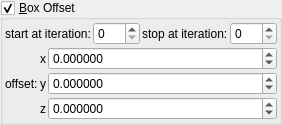
    <widget class="MyGroupBox" name="groupCheck_transf_function_enabledx_false">
     <property name="title">
      <string>&amp;Box Offset</string>
     </property>
     <property name="checkable">
      <bool>true</bool>
     </property>
     <layout class="QVBoxLayout" name="verticalLayout_21" stretch="0,0">
      <property name="spacing">
       <number>2</number>
      </property>
      <property name="leftMargin">
       <number>2</number>
      </property>
      <property name="topMargin">
       <number>2</number>
      </property>
      <property name="rightMargin">
       <number>2</number>
      </property>
      <property name="bottomMargin">
       <number>2</number>
      </property>
      <item>
       <layout class="QHBoxLayout" name="horizontalLayout_15" stretch="0,1,0,1">
        <item>
         <widget class="QLabel" name="label_100">
          <property name="text">
           <string>start at iteration:</string>
          </property>
         </widget>
        </item>
        <item>
         <widget class="MySpinBox" name="spinboxInt_transf_start_iterations_A">
          <property name="sizePolicy">
           <sizepolicy hsizetype="Minimum" vsizetype="Maximum">
            <horstretch>0</horstretch>
            <verstretch>0</verstretch>
           </sizepolicy>
          </property>
          <property name="minimum">
           <number>0</number>
          </property>
          <property name="maximum">
           <number>999</number>
          </property>
          <property name="value">
           <number>0</number>
          </property>
         </widget>
        </item>
        <item>
         <widget class="QLabel" name="label_72">
          <property name="text">
           <string>stop at iteration:</string>
          </property>
         </widget>
        </item>
        <item>
         <widget class="MySpinBox" name="spinboxInt_transf_stop_iterations_A">
          <property name="sizePolicy">
           <sizepolicy hsizetype="Preferred" vsizetype="Maximum">
            <horstretch>0</horstretch>
            <verstretch>0</verstretch>
           </sizepolicy>
          </property>
          <property name="maximum">
           <number>999</number>
          </property>
         </widget>
        </item>
       </layout>
      </item>
      <item>
       <layout class="QGridLayout" name="gridLayout_17" columnstretch="0,0,1">
        <property name="spacing">
         <number>2</number>
        </property>
        <item row="0" column="2">
         <widget class="MyDoubleSpinBox" name="spinbox3_transf_addition_constantA_000_x">
          <property name="sizePolicy">
           <sizepolicy hsizetype="Minimum" vsizetype="Maximum">
            <horstretch>0</horstretch>
            <verstretch>0</verstretch>
           </sizepolicy>
          </property>
          <property name="prefix">
           <string/>
          </property>
          <property name="suffix">
           <string/>
          </property>
          <property name="decimals">
           <number>6</number>
          </property>
          <property name="minimum">
           <double>-99.989999999999995</double>
          </property>
          <property name="maximum">
           <double>99.989999999999995</double>
          </property>
          <property name="singleStep">
           <double>0.100000000000000</double>
          </property>
         </widget>
        </item>
        <item row="1" column="2">
         <widget class="MyDoubleSpinBox" name="spinbox3_transf_addition_constantA_000_y">
          <property name="sizePolicy">
           <sizepolicy hsizetype="Minimum" vsizetype="Maximum">
            <horstretch>0</horstretch>
            <verstretch>0</verstretch>
           </sizepolicy>
          </property>
          <property name="prefix">
           <string/>
          </property>
          <property name="suffix">
           <string/>
          </property>
          <property name="decimals">
           <number>6</number>
          </property>
          <property name="minimum">
           <double>-99.989999999999995</double>
          </property>
          <property name="maximum">
           <double>99.989999999999995</double>
          </property>
          <property name="singleStep">
           <double>0.100000000000000</double>
          </property>
         </widget>
        </item>
        <item row="2" column="2">
         <widget class="MyDoubleSpinBox" name="spinbox3_transf_addition_constantA_000_z">
          <property name="sizePolicy">
           <sizepolicy hsizetype="Minimum" vsizetype="Maximum">
            <horstretch>0</horstretch>
            <verstretch>0</verstretch>
           </sizepolicy>
          </property>
          <property name="prefix">
           <string/>
          </property>
          <property name="suffix">
           <string/>
          </property>
          <property name="decimals">
           <number>6</number>
          </property>
          <property name="minimum">
           <double>-99.989999999999995</double>
          </property>
          <property name="maximum">
           <double>99.989999999999995</double>
          </property>
          <property name="singleStep">
           <double>0.100000000000000</double>
          </property>
         </widget>
        </item>
        <item row="1" column="0">
         <widget class="QLabel" name="label_2">
          <property name="text">
           <string>offset:</string>
          </property>
         </widget>
        </item>
        <item row="1" column="1">
         <widget class="QLabel" name="label_110">
          <property name="text">
           <string notr="true">y</string>
          </property>
         </widget>
        </item>
        <item row="0" column="1">
         <widget class="QLabel" name="label_109">
          <property name="text">
           <string notr="true">x</string>
          </property>
         </widget>
        </item>
        <item row="2" column="1">
         <widget class="QLabel" name="label_111">
          <property name="text">
           <string notr="true">z</string>
          </property>
         </widget>
        </item>
       </layout>
      </item>
     </layout>
    </widget>
